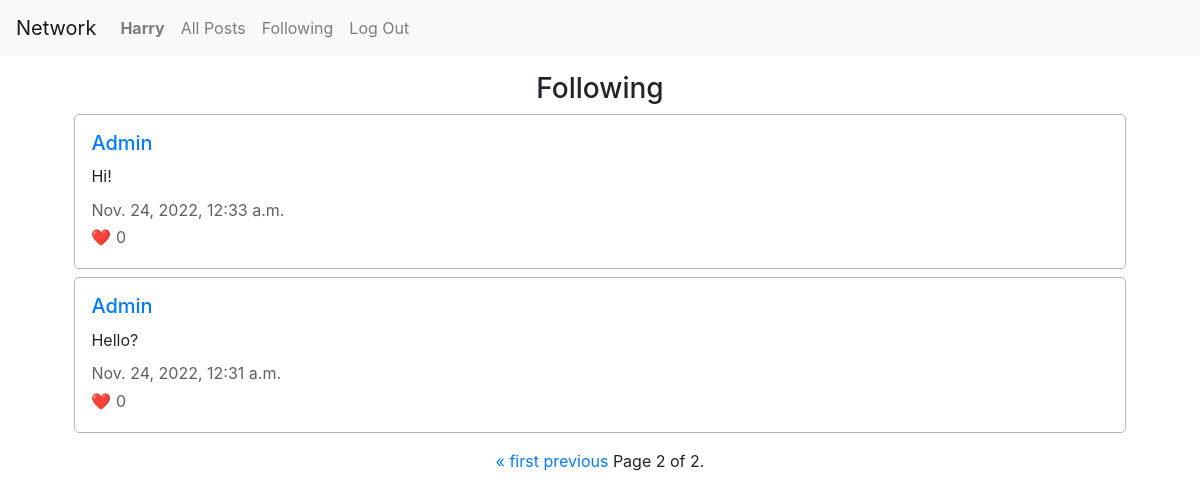
Page /following?page=2 (signed in) on the committed database.
### network/models.py (models this page shows, shortened)
class User(AbstractUser):
    pass

class Post(models.Model):
    user = models.ForeignKey("User", on_delete=models.CASCADE, related_name ="posts")
    content = models.TextField(max_length=255)
    timestamp = models.DateTimeField(auto_now_add=True)
    likes = models.ManyToManyField("User", blank=True, related_name="liked")

### network/views.py (the view)
# urls.py: path("following", views.following, name="following"),
@login_required(login_url='/login')
def following(request):
    watcher = User.objects.get(username=request.user)
    followall = watcher.following.all()
    following = [f.followed for f in followall]
    followposts = Post.objects.filter(user__in=following).order_by('timestamp').reverse()
    paginator = Paginator(followposts, 10)
    page_num = request.GET.get('page')
    page_obj = paginator.get_page(page_num)
    return render(request, "network/following.html", {
        "page_obj": page_obj,
    })

### network/templates/network/following.html (shortened to what this page needs)
{% extends "network/layout.html" %}
{% load static %}
{% block body %}
    <div class="all-posts">
        <h3>Following</h3>
        {% for post in page_obj %}
            <div class="section">
                <h5><a href="{% url 'user' post.user %}">{{ post.user }}</a></h5>
                <p class="post-content">{{ post.content }}</p>
                <p class="grey">{{ post.timestamp }}</p>
                <p class="grey">&#10084;&#65039; {{ post.likes.all.count }}</p>
            </div>
        {% endfor %}
    </div>
    <div class="pagination">
      <span class="step-links">
          {% if page_obj.has_previous %}
              <a href="?page=1">&laquo; first</a>
              <a href="?page={{ page_obj.previous_page_number }}">previous</a>
          {% endif %}
          <span class="current">
              Page {{ page_obj.number }} of {{ page_obj.paginator.num_pages }}.
          </span>
      </span>
    </div>
{% endblock %}

### network/templates/network/layout.html (shortened to what this page needs)
{% load static %}
<!DOCTYPE html>
<html lang="en">
    <head>
        <link rel="stylesheet" href="https://stackpath.bootstrapcdn.com/bootstrap/4.4.1/css/bootstrap.min.css">
        <link href="{% static 'network/styles.css' %}" rel="stylesheet">
    </head>
    <body>
        <nav class="navbar navbar-expand-lg navbar-light bg-light">
            <a class="navbar-brand" href="#">Network</a>
            <div class="collapse navbar-collapse" id="navbarNav">
                <ul class="navbar-nav mr-auto">
                {% if user.is_authenticated %}
                    <li class="nav-item">
                        <a class="nav-link" href="{% url 'user' user.username %}"><strong>{{ user.username }}</strong></a>
                    </li>
                {% endif %}
                <li class="nav-item">
                    <a class="nav-link" href="{% url 'index' %}">All Posts</a>
                </li>
                {% if user.is_authenticated %}
                    <li class="nav-item">
                        <a class="nav-link" href="{% url 'following' %}">Following</a>
                    </li>
                    <li class="nav-item">
                        <a class="nav-link" href="{% url 'logout' %}">Log Out</a>
                    </li>
                {% endif %}
                </ul>
            </div>
        </nav>
        <div class="body">
            {% block body %}
            {% endblock %}
        </div>
    </body>
</html>

### network/static/network/styles.css (style rules this page uses)
.body { display: flex; flex-direction: column; justify-content: center; align-items: center; gap: 1rem; margin: 1rem; }
.all-posts { width: 100%; display: flex; flex-direction: column; justify-content: center; align-items: center; gap: 0.5rem; }
.section { width: 90%; border: 0.2px rgb(186, 186, 186) solid; border-radius: 5px; padding: 1rem; }
h3 { margin-bottom: 0rem; }
h5 { margin-bottom: 0.6rem; }
p { margin-bottom: 0.2rem; }
.post-content { margin-bottom: 0.6rem; }
.grey { color: rgb(96, 96, 96); }

### rows in the picture
User: username "Harry"
Post: user "Admin", content "Hi!", timestamp "Nov. 24, 2022, 12:33 a.m.", likes.all.count "0"
Post: user "Admin", content "Hello?", timestamp "Nov. 24, 2022, 12:31 a.m.", likes.all.count "0"

### other values in the picture
{{ page_obj.number }} "2"
{{ page_obj.paginator.num_pages }} "2"
